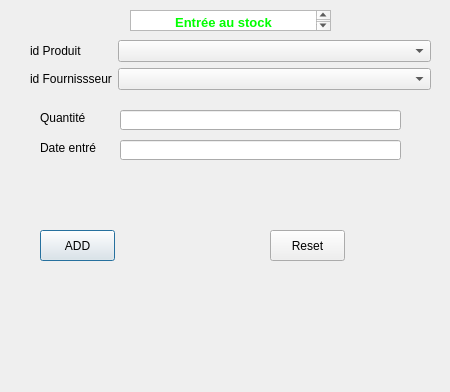
<?xml version="1.0" encoding="UTF-8"?>
<ui version="4.0">
 <class>GereLentre</class>
 <widget class="QDialog" name="GereLentre">
  <property name="windowModality">
   <enum>Qt::WindowModal</enum>
  </property>
  <property name="geometry">
   <rect>
    <x>0</x>
    <y>0</y>
    <width>450</width>
    <height>392</height>
   </rect>
  </property>
  <property name="windowTitle">
   <string>Gérer les Entrées de Stock </string>
  </property>
  <widget class="QWidget" name="formLayoutWidget">
   <property name="geometry">
    <rect>
     <x>30</x>
     <y>40</y>
     <width>401</width>
     <height>60</height>
    </rect>
   </property>
   <layout class="QFormLayout" name="formLayout">
    <item row="2" column="0">
     <widget class="QLabel" name="label">
      <property name="font">
       <font>
        <pointsize>9</pointsize>
       </font>
      </property>
      <property name="text">
       <string>id Produit</string>
      </property>
     </widget>
    </item>
    <item row="2" column="1">
     <widget class="QComboBox" name="comboBoxProductId">
      <property name="maximumSize">
       <size>
        <width>1677</width>
        <height>16777215</height>
       </size>
      </property>
     </widget>
    </item>
    <item row="3" column="1">
     <widget class="QComboBox" name="comboBoxSupplierId"/>
    </item>
    <item row="3" column="0">
     <widget class="QLabel" name="label_2">
      <property name="font">
       <font>
        <pointsize>9</pointsize>
       </font>
      </property>
      <property name="text">
       <string>id Fournissseur</string>
      </property>
     </widget>
    </item>
   </layout>
  </widget>
  <widget class="QPushButton" name="btnAdd">
   <property name="geometry">
    <rect>
     <x>40</x>
     <y>230</y>
     <width>75</width>
     <height>31</height>
    </rect>
   </property>
   <property name="font">
    <font>
     <pointsize>9</pointsize>
    </font>
   </property>
   <property name="text">
    <string>ADD</string>
   </property>
  </widget>
  <widget class="QLineEdit" name="txtDateEntre">
   <property name="geometry">
    <rect>
     <x>120</x>
     <y>140</y>
     <width>281</width>
     <height>20</height>
    </rect>
   </property>
   <property name="font">
    <font>
     <pointsize>9</pointsize>
    </font>
   </property>
  </widget>
  <widget class="QLabel" name="label_4">
   <property name="geometry">
    <rect>
     <x>40</x>
     <y>110</y>
     <width>121</width>
     <height>16</height>
    </rect>
   </property>
   <property name="font">
    <font>
     <pointsize>9</pointsize>
    </font>
   </property>
   <property name="text">
    <string>Quantité</string>
   </property>
  </widget>
  <widget class="QLabel" name="label_5">
   <property name="geometry">
    <rect>
     <x>40</x>
     <y>140</y>
     <width>121</width>
     <height>16</height>
    </rect>
   </property>
   <property name="font">
    <font>
     <pointsize>9</pointsize>
    </font>
   </property>
   <property name="text">
    <string>Date entré</string>
   </property>
  </widget>
  <widget class="QLabel" name="lblInfo">
   <property name="geometry">
    <rect>
     <x>90</x>
     <y>190</y>
     <width>241</width>
     <height>20</height>
    </rect>
   </property>
   <property name="text">
    <string/>
   </property>
  </widget>
  <widget class="QLineEdit" name="txtQuntite">
   <property name="geometry">
    <rect>
     <x>120</x>
     <y>110</y>
     <width>281</width>
     <height>20</height>
    </rect>
   </property>
   <property name="font">
    <font>
     <pointsize>9</pointsize>
    </font>
   </property>
  </widget>
  <widget class="QPushButton" name="btnReset">
   <property name="geometry">
    <rect>
     <x>270</x>
     <y>230</y>
     <width>75</width>
     <height>31</height>
    </rect>
   </property>
   <property name="font">
    <font>
     <pointsize>9</pointsize>
    </font>
   </property>
   <property name="text">
    <string>Reset</string>
   </property>
  </widget>
  <widget class="QLabel" name="lblInfo_2">
   <property name="geometry">
    <rect>
     <x>250</x>
     <y>190</y>
     <width>161</width>
     <height>16</height>
    </rect>
   </property>
   <property name="text">
    <string/>
   </property>
  </widget>
  <widget class="QTextEdit" name="textEdit">
   <property name="geometry">
    <rect>
     <x>130</x>
     <y>10</y>
     <width>201</width>
     <height>21</height>
    </rect>
   </property>
   <property name="html">
    <string>&lt;!DOCTYPE HTML PUBLIC &quot;-//W3C//DTD HTML 4.0//EN&quot; &quot;http://www.w3.org/TR/REC-html40/strict.dtd&quot;&gt;
&lt;html&gt;&lt;head&gt;&lt;meta name=&quot;qrichtext&quot; content=&quot;1&quot; /&gt;&lt;style type=&quot;text/css&quot;&gt;
p, li { white-space: pre-wrap; }
&lt;/style&gt;&lt;/head&gt;&lt;body style=&quot; font-family:'MS Shell Dlg 2'; font-size:8.25pt; font-weight:400; font-style:normal;&quot;&gt;
&lt;p align=&quot;center&quot; style=&quot; margin-top:0px; margin-bottom:0px; margin-left:0px; margin-right:0px; -qt-block-indent:0; text-indent:0px;&quot;&gt;&lt;span style=&quot; font-size:10pt; font-weight:600; color:#00ff00;&quot;&gt;Entrée au stock&lt;/span&gt;&lt;/p&gt;
&lt;p align=&quot;center&quot; style=&quot;-qt-paragraph-type:empty; margin-top:0px; margin-bottom:0px; margin-left:0px; margin-right:0px; -qt-block-indent:0; text-indent:0px; font-size:10pt; font-weight:600; color:#00ff00;&quot;&gt;&lt;br /&gt;&lt;/p&gt;&lt;/body&gt;&lt;/html&gt;</string>
   </property>
  </widget>
 </widget>
 <resources/>
 <connections/>
</ui>
